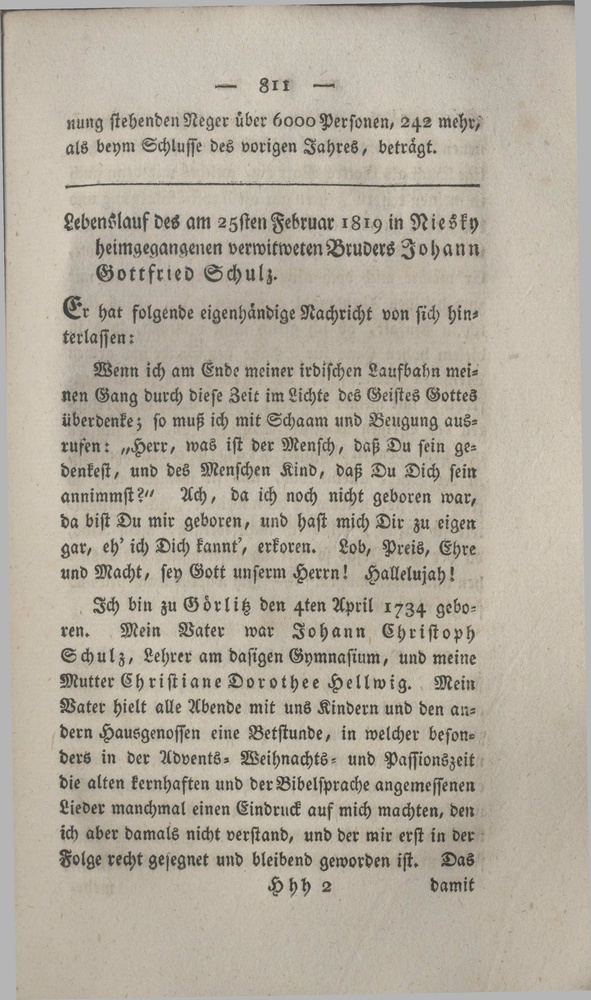
#> input picture test/data/jpg/1820_Schulz_Johann_Gottlieb/811.jpg, 591 x 1000 px, shrunk from 2087 x 3531 before the run; its folder holds only this picture in this run
$ jupyter execute --allow-errors code.ipynb
#> lines starting #> are read from the running program, lines starting #| are printed output that depends on the picture; after the words box and inside, x2 and y2 are one past the last pixel; in counts of white or black regions, pixels touching at a corner belong together
#> further down, img is the input picture: shape (1000, 591, 3); mean B, G, R 157.1, 170.8, 178.6
#> `inverted_image = cv2.bitwise_not(img)`:
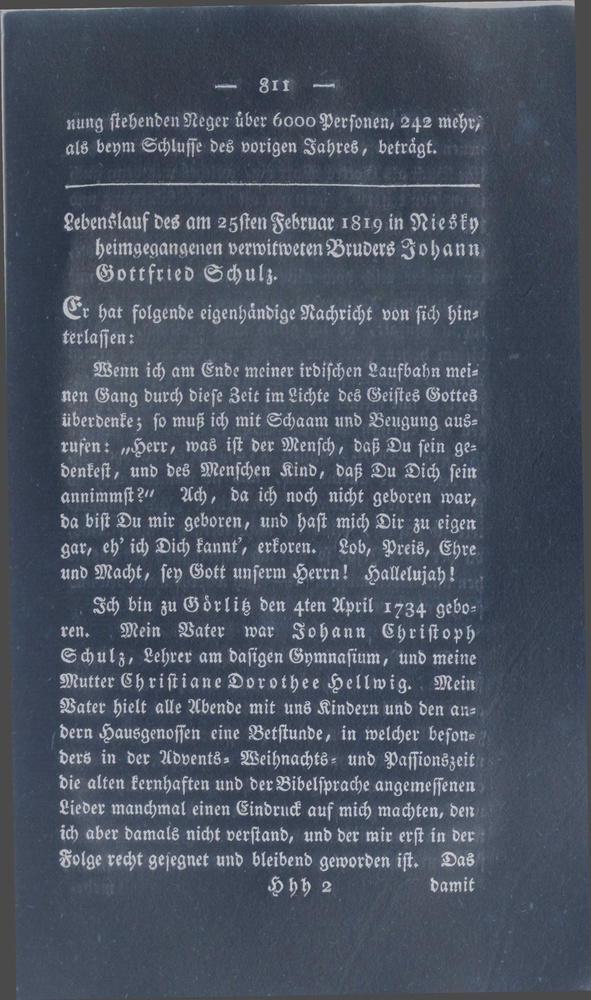
#> inverted_image: shape (1000, 591, 3); mean B, G, R 97.9, 84.2, 76.4
#> `_, binary_image = cv2.threshold(gray_image, 120, 255, cv2.THRESH_BINARY)`:
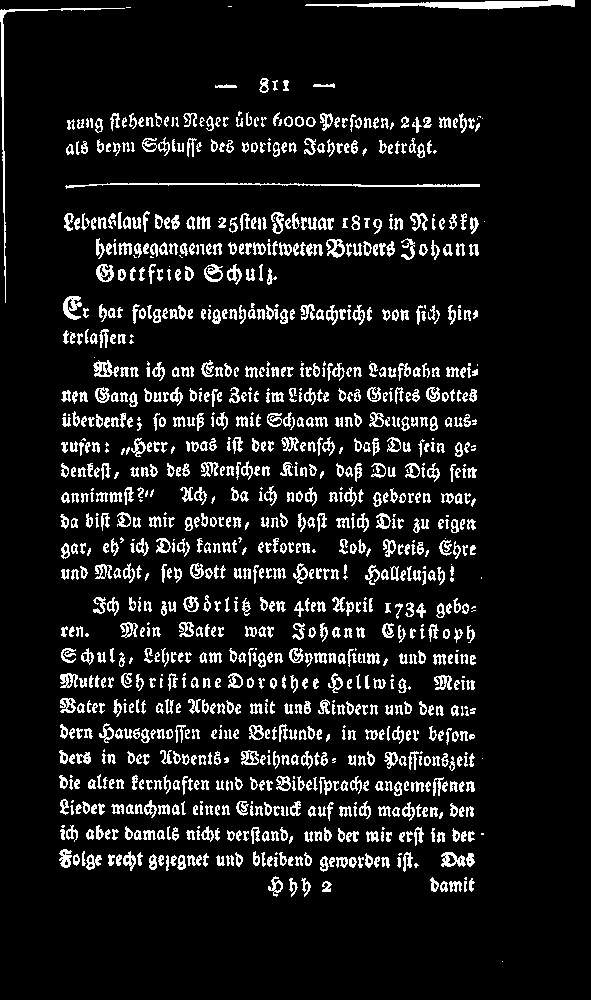
#> binary_image: shape (1000, 591); 10% white in thin lines or dots
# Von Digitalisaten zu Wissensgraphen: Eine automatisierte Extraktion und semantische Modellierung biographischer Daten am Beispiel von Lebensbeschreibungen der Herrnhuter Brüdergemeine

## OCR-Erkennung

- Daten werden als jpg importiert

[cell 1]
import cv2
import os
import pytesseract

[cell 2]
# Ordner mit den jpg-Dateien
base_folder = "data/jpg"

# Ordner für die TXT-Dateien
output_base = "data/txt"

#> (a cell that did not finish here is left out)

## NER-Erkennung und Erstellung von den XML-Dateien

### Grundstruktur von den XML-Dateien

[cell 4]
import re
import os
import xml.etree.ElementTree as ET
from xml.dom import minidom

[cell 5]
# Zugang zu den TXT-Dateien wird definiert
base_folder = "data/txt"

[cell 6]
#Textbereinigung
# [28 lines left out: function clean_text, not called in this run]

[cell 7]
# Die Dateien werden iteriert
for folder_name in os.listdir(base_folder):
    folder_path = os.path.join(base_folder, folder_name)

    if not os.path.isdir(folder_path):
        continue

    txt_files = sorted([f for f in os.listdir(folder_path) if f.lower().endswith('.txt')])

    if not txt_files:
        print(f"Keine .txt-Dateien in Ordner: {folder_name}")
        continue

    # === Erstelle die Root-Element der XML-Struktur ===
    root = ET.Element("TEI")
    root.set("version", "4.8.1")
    root.set("xmlns", "http://www.tei-c.org/ns/1.0")

        # teiHeader-Struktur
    headerTEI_el = ET.SubElement(root, "teiHeader")
    fileDesc_el = ET.SubElement(headerTEI_el, "fileDesc")
    titleStmt_el = ET.SubElement(fileDesc_el, "titleStmt")

    titleStmt_el.append(ET.Comment("Titel muss definiert werden. Nach der Korrektur wird der Kommentar gelöscht"))
    ET.SubElement(titleStmt_el, "title")

    titleStmt_el.append(ET.Comment("Autor muss definiert werden. Nach der Korrektur wird der Kommentar gelöscht"))
    ET.SubElement(titleStmt_el, "author")

    # respStmt
    respStmt_el = ET.SubElement(titleStmt_el, "respStmt")
    resp_el = ET.SubElement(respStmt_el, "resp")
    resp_el.text = "XML-Modelling compiled by"
    name_el = ET.SubElement(respStmt_el, "name")
    name_el.text = "Svetlana Yakutina"

    # publicationStmt
    publicationStmt_el = ET.SubElement(fileDesc_el, "publicationStmt")
    publisher_el = ET.SubElement(publicationStmt_el, "publisher")
    orgName_el = ET.SubElement(publisher_el, "orgName")
    orgName_el.text = "Verlag der Unitäts-Buchhandlung"

    pubPlace_el = ET.SubElement(publicationStmt_el, "pubPlace")
    pubPlace_el.text = "Gnadau (Germany)"

    availability_el = ET.SubElement(publicationStmt_el, "availability")
    p_header_el = ET.SubElement(availability_el, "p")
    orgName_el_ = ET.SubElement(p_header_el, "orgName")
    orgName_el_.text = "Memorial University of Newfoundland"

    publicationStmt_el.append(ET.Comment("Date muss definiert werden. Nach der Korrektur wird der Kommentar gelöscht"))
    ET.SubElement(publicationStmt_el, "date")

    publicationStmt_el.append(ET.Comment("Ref muss definiert werden. Nach der Korrektur wird der Kommentar gelöscht"))
    ET.SubElement(publicationStmt_el, "ref")

    # sourceDesc Struktur
    sourceDesc_el = ET.SubElement(fileDesc_el, "sourceDesc")
    bibl_el = ET.SubElement(sourceDesc_el, "bibl", type="j")
    bibl_el.text = "Nachrichten aus der Brüder-Gemeine"

    # biblFull Struktur
    biblFull_el = ET.SubElement(sourceDesc_el, "biblFull")
    titleStmt_el_ = ET.SubElement(biblFull_el, "titleStmt")
    ET.SubElement(titleStmt_el_, "title").text = "Nachrichten aus der Brüder-Gemeine"
    ET.SubElement(titleStmt_el_, "author").text = "Unbekannt"

    editionStmt_el = ET.SubElement(biblFull_el, "editionStmt")
    ET.SubElement(editionStmt_el, "edition").text = "Digitale Ausgabe der Zeitschrift"

    publicationStmt_el_ = ET.SubElement(biblFull_el, "publicationStmt")
    ET.SubElement(publicationStmt_el_, "publisher").text = "Verlag der Unitäts-Buchhandlung"

    seriesStmt_el = ET.SubElement(biblFull_el, "seriesStmt")
    title_el__ = ET.SubElement(seriesStmt_el, "title", level="j", type="main")
    title_el__.text = "Nachrichten aus der Brüder-Gemeine"
    ET.SubElement(seriesStmt_el, "biblScope", unit="volume").text = "1856-1894"
    seriesStmt_el.append(ET.Comment("Erscheinungsjahr muss definiert werden"))
    seriesStmt_el.append(ET.Comment("Seiten müssen definiert werden"))
    ET.SubElement(seriesStmt_el, "biblScope", unit="issue")
    ET.SubElement(seriesStmt_el, "biblScope", unit="page")

    notesStmt_el = ET.SubElement(biblFull_el, "notesStmt")
    note_el = ET.SubElement(notesStmt_el, "note", type="fileFormat")
    note_el.text = "application/pdf"

    # msDesc Struktur
    msDesc_el = ET.SubElement(sourceDesc_el, "msDesc")
    msIdentifier_el = ET.SubElement(msDesc_el, "msIdentifier")
    ET.SubElement(msIdentifier_el, "repository").text = "Memorial University of Newfoundland"
    idno_el = ET.SubElement(msIdentifier_el, "idno")
    idno_el_ = ET.SubElement(idno_el, "idno", type="URLCatalogue")
    idno_el_.text = "https://dai.mun.ca/digital/nachrichten/"

    # === Textstruktur ===
    text_el = ET.SubElement(root, "text")
    body_el = ET.SubElement(text_el, "body")
    div_el = ET.SubElement(body_el, "div")

    # Durchlaufe alle TXT-Dateien
    for txt_file in txt_files:
        txt_file_path = os.path.join(folder_path, txt_file)
        with open(txt_file_path, 'r', encoding='utf-8') as f:
            raw_text = f.read()
        clean = clean_text(raw_text)

        file_base = os.path.splitext(txt_file)[0]
        pb_el = ET.SubElement(div_el, "pb", n=file_base)

        paragraphs = clean.split('\n\n')
        for para in paragraphs:
            para = para.strip()
            if para:
                p_el = ET.SubElement(div_el, "p")
                p_el.text = para

    # XML-Datei erzeugen
    xml_str = ET.tostring(root, encoding='utf-8')
    pretty_xml = minidom.parseString(xml_str).toprettyxml(indent="  ")

    os.makedirs("data/xml", exist_ok=True)
    output_filename = f"{folder_name}.xml"
    output_path = os.path.join("data/xml", output_filename)

    with open(output_path, 'w', encoding='utf-8') as output_file:
        output_file.write(pretty_xml)

    print(f"XML-Datei erstellt: {output_path}")

### NER-Erkennung

[cell 8]
import spacy
import os
import re
from lxml import etree as ET

#> (a cell that did not finish here is left out)

[cell 10]
# Daten importieren
input_dir = 'data/xml'

[cell 11]
# [60 lines left out: functions clean_text, append_text, mark_entities_et, not called in this run]

[cell 12]
# [14 lines left out: function append_text, not called in this run]

[cell 13]
# Namespace-Map für TEI
ns = {'tei': 'http://www.tei-c.org/ns/1.0'}

input_dir = 'data/xml'

# Durch alle XML-Dateien im Eingabeverzeichnis iterieren
#> (the rest of this cell did not finish here and is left out)

## Relation-Erkennung

### Daten vorbereiten

#### Extraktion der erwähnten Personen-, Organisations- und Ortsnamen

[cell 14]
import os
import json
import re
from lxml import etree as ET

[cell 15]
# Namespace muss außerhalb des Imports definiert werden
ns = {'tei': 'http://www.tei-c.org/ns/1.0'}

[cell 16]
input_dir = 'data/xml_kor'
output_file = 'data/json/erwähnte_NER.json'

[cell 17]
# Funktion zum Säubern der Texte (Zeilenumbrüche, Leerzeichen etc.)
# [5 lines left out: function clean_text, not called in this run]

[cell 18]
all_results = []

#> (a cell that did not finish here is left out)

#### Sätzenextraktion

[cell 20]
import os
import json
import re
from lxml import etree as ET

[cell 21]
# Pfade
input_dir = 'data/xml_kor'
output_file = 'data/json/sätze.json'

[cell 22]
# XML-Namespaces
ns = {'tei': 'http://www.tei-c.org/ns/1.0'}

[cell 23]
# Entfernung von Leerzeichen, Tabs, Zeilenumbrüche usw.
# [5 lines left out: function clean_text, not called in this run]

[cell 24]
all_results = []

# Alle XML-Dateien im Verzeichnis durchgehen
#> (the rest of this cell did not finish here and is left out)

[cell 25]
# Sicherstellen, dass das Ausgabe-Verzeichnis existiert
os.makedirs(os.path.dirname(output_file), exist_ok=True)

# Ergebnisse als JSON speichern
with open(output_file, 'w', encoding='utf-8') as f:
    json.dump(all_results, f, ensure_ascii=False, indent=2)

print(f"Ergebnisse wurden in {output_file} gespeichert.")

### Relation erkennen

[cell 26]
import json
from pydantic import BaseModel, Field
from langchain.chat_models import ChatOllama
from langchain.prompts import PromptTemplate, SystemMessagePromptTemplate, HumanMessagePromptTemplate, ChatPromptTemplate
from langchain.chains import LLMChain
from langchain.output_parsers import PydanticOutputParser

[cell 27]
# Neue Entity- und Relationstypen
entity_types = ['person', 'location', 'organization', 'date']

relation_types = [
    # Biografische Basisdaten
    "geboren_in", "geboren_am",
    "gestorben_in", "gestorben_am",
    "begraben_in",

    # Wohn- und Wirkorte
    "wohnhaft_in", "lebte_in", "wirkte_in", "aufenthalt_in",

    # Bildung und Beruf
    "ausgebildet_in", "studierte_an",
    "lehre_als", "lehre_bei",
    "tätig_als", "tätig_bei",
    "war", "beschäftigt_bei", "mitglied_von",
    "war_eingeschult", "unterrichtet_in",

    # Familie
    "verheiratet_mit", "kind_von", "eltern_von", "geschwister_von",

    # Religion & Kirche
    "getauft_am", "beigetreten_am", "konfirmiert_am", "hat_heiliges_abendmahl",

    # Interessen & Themen
    "interessiert_sich_für", "beschäftigt_sich_mit", "forscht_zu", "schreibt_über",

    # Reisen & Aufenthalte
    "gereist_nach", "besucht", "angekommen_in", "abgereist_aus",
    "aufgehalten_in", "zurückgekehrt_nach", "verließ", "war_in", "war_am", "gefahren_nach"]

#> (a cell that did not finish here is left out)

#> (a cell that did not finish here is left out)

#> (a cell that did not finish here is left out)

#> (a cell that did not finish here is left out)

#> (a cell that did not finish here is left out)

[cell 33]
# Lade Eingabedaten
with open("data/json/sätze.json", "r", encoding="utf-8") as f:
    input_data = json.load(f)

[cell 34]
results = []

# Extraktion starten
for entry in input_data:
    result = chain.run(
        entity_types=entity_types,
        relation_types=relation_types,
        text=entry["text"],
        personen=", ".join(entry.get("personen", [])),
        orte=", ".join(entry.get("orte", [])),
        date=", ".join(entry.get("date", [])),
        organisationen=", ".join(entry.get("organisationen", []))
    )
    results.append({
        "input": entry,
        "extracted_relations": result
    })

# Speichere Ergebnisse
with open("data/json/graph.json", "w", encoding="utf-8") as f:
    json.dump(results, f, ensure_ascii=False, indent=2)

print("Extraktion abgeschlossen. Ergebnisse gespeichert in 'graph.json'.")

[cell 35]
import json

# Input-Datei laden
with open("data/json/graph.json", 'r', encoding='utf-8') as f:
    data = json.load(f)

# Ergebnisliste initialisieren
output = []

for entry in data:
    input_data = entry.get("input", {})
    relations_str = entry.get("extracted_relations", "[]")

    try:
        relations = json.loads(relations_str)
    except json.JSONDecodeError:
        relations = []

    transformed = {
        "text": input_data.get("text", ""),
        "ref": input_data.get("ref", ""),
        "datei": input_data.get("datei", ""),
        "autor": input_data.get("autor", ""),
        "graph": relations  # genau hier: Liste von Relationen
    }

    output.append(transformed)

# Ausgabe-Datei schreiben
with open('data/json/graphen.json', 'w', encoding='utf-8') as f:
    json.dump(output, f, indent=2, ensure_ascii=False)

## Daten anreichnern

[cell 36]
import json
import pandas as pd
import requests

[cell 37]
with open("data/json/graphen.json", "r", encoding="utf-8") as f:
    data = json.load(f)

[cell 38]
# DataFrame strukturieren
records = []
for entry in data:
    for g in entry.get("graph", []):
        records.append({
            "text": entry.get("text", ""),
            "ref": entry.get("ref", ""),
            "nbg": "",
            "datei": entry.get("datei", ""),
            "autor": entry.get("autor", ""),
            "subjekt": g.get("subjekt", ""),
            "subjekt_type": g.get("subjekt_type", ""),
            "q_subjekt": "",
            "prädikat": g.get("prädikat", ""),
            "p_wert": "",
            "objekt": g.get("objekt", ""),
            "objekt_type": g.get("objekt_type", ""),
            "q_objekt":"",
            "zeit": g.get("zeit", "")
        })

$ run again, on test/data/jpg/1823_Bonatz_Johanna/213.jpg
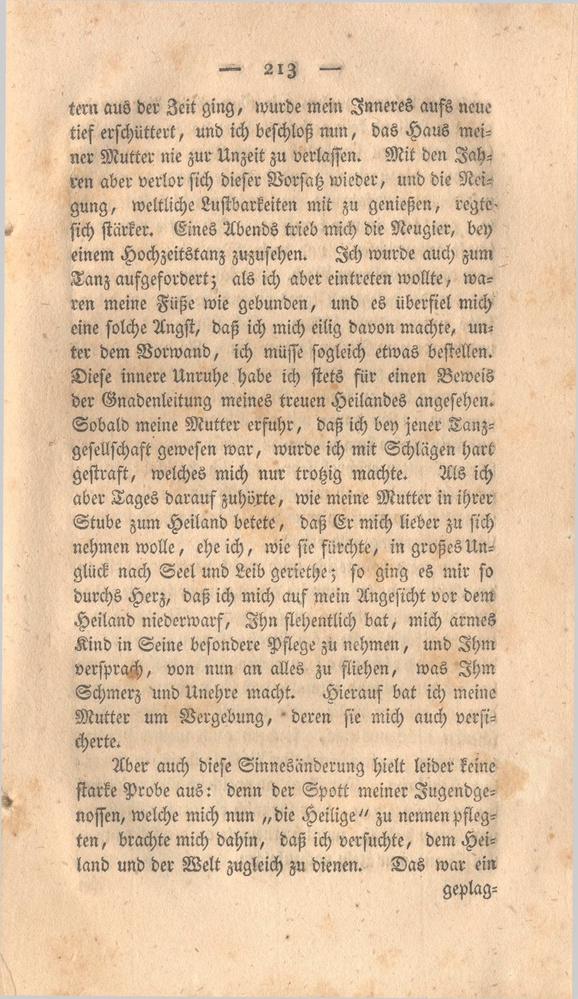
#> input picture test/data/jpg/1823_Bonatz_Johanna/213.jpg, 578 x 999 px, shrunk from 1996 x 3450 before the run
#> img is the input picture: shape (999, 578, 3); mean B, G, R 163, 193.4, 221.4
#> `gray_image = cv2.cvtColor(inverted_image, cv2.COLOR_BGR2GRAY)`:
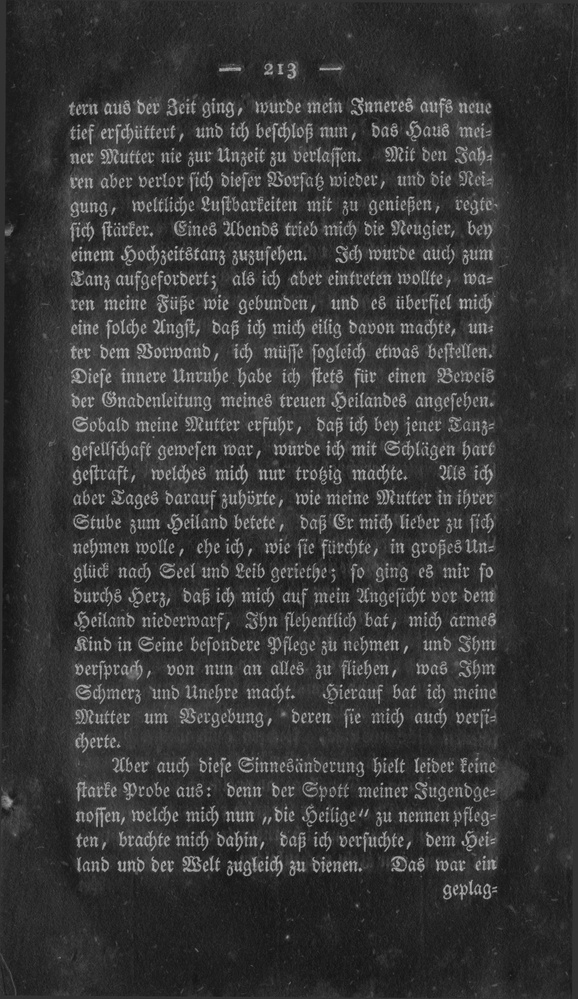
#> gray_image: shape (999, 578); min 16, max 192, mean 56.7
#> `_, binary_image = cv2.threshold(gray_image, 120, 255, cv2.THRESH_BINARY)`:
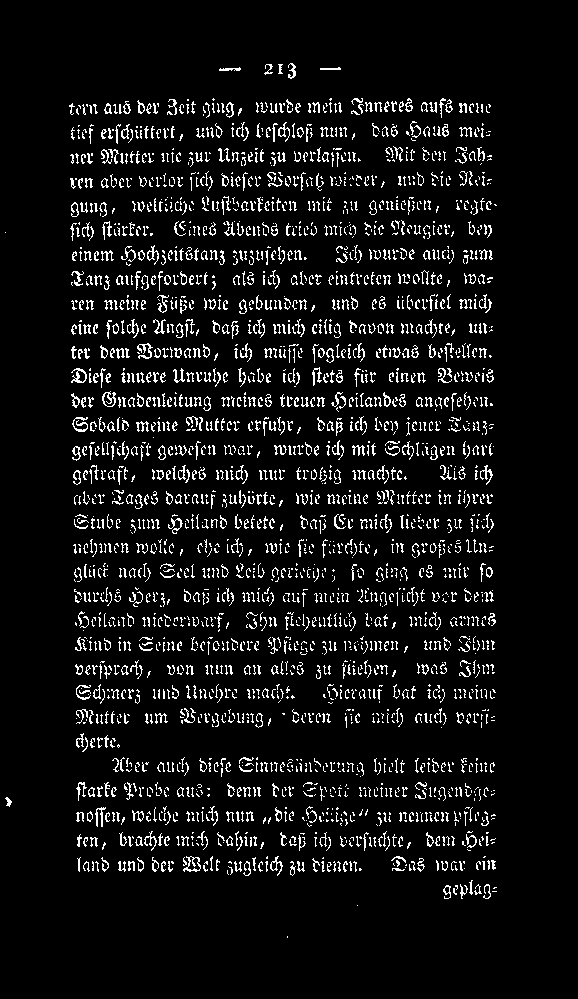
#> binary_image: shape (999, 578); 7.4% white in thin lines or dots, all inside (x1, y1, x2, y2) = (5, 63, 497, 938)

$ run again, on test/data/jpg/1820_Schulz_Johann_Gottlieb/814.jpg
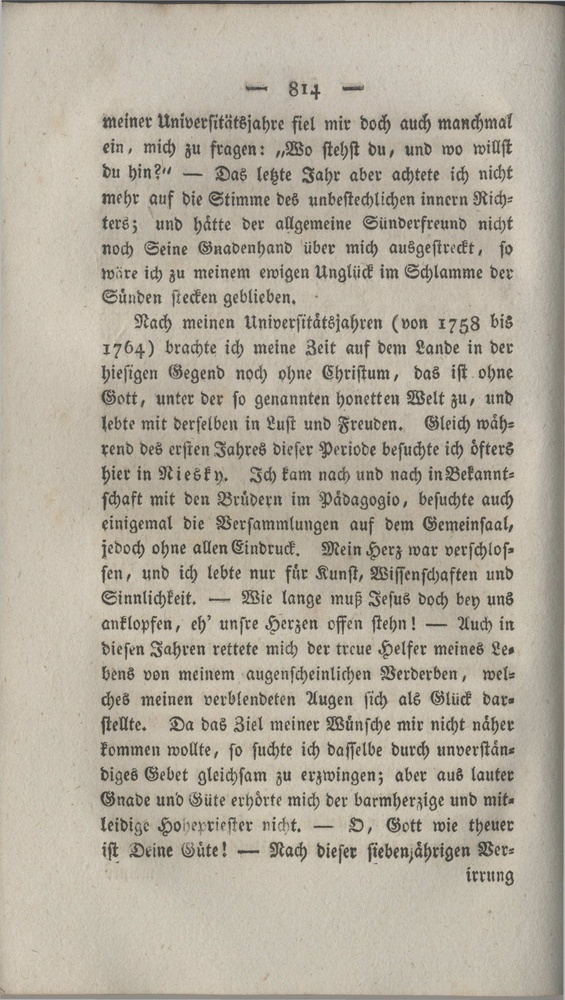
#> input picture test/data/jpg/1820_Schulz_Johann_Gottlieb/814.jpg, 565 x 1000 px, shrunk from 2023 x 3579 before the run
#> img is the input picture: shape (1000, 565, 3); mean B, G, R 157.1, 171.5, 179.2
#> `inverted_image = cv2.bitwise_not(img)`:
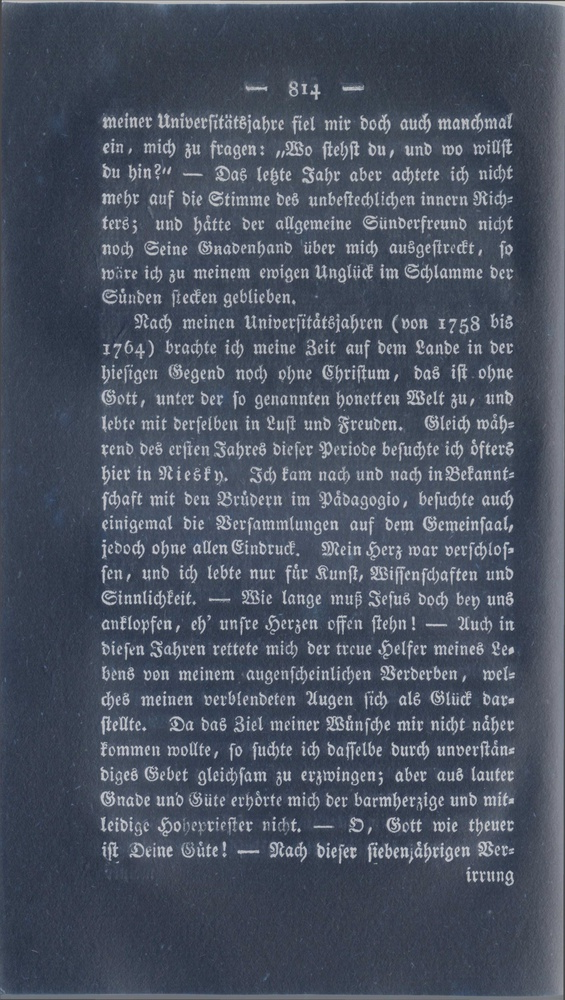
#> inverted_image: shape (1000, 565, 3); mean B, G, R 97.9, 83.5, 75.8
#> `_, binary_image = cv2.threshold(gray_image, 120, 255, cv2.THRESH_BINARY)`:
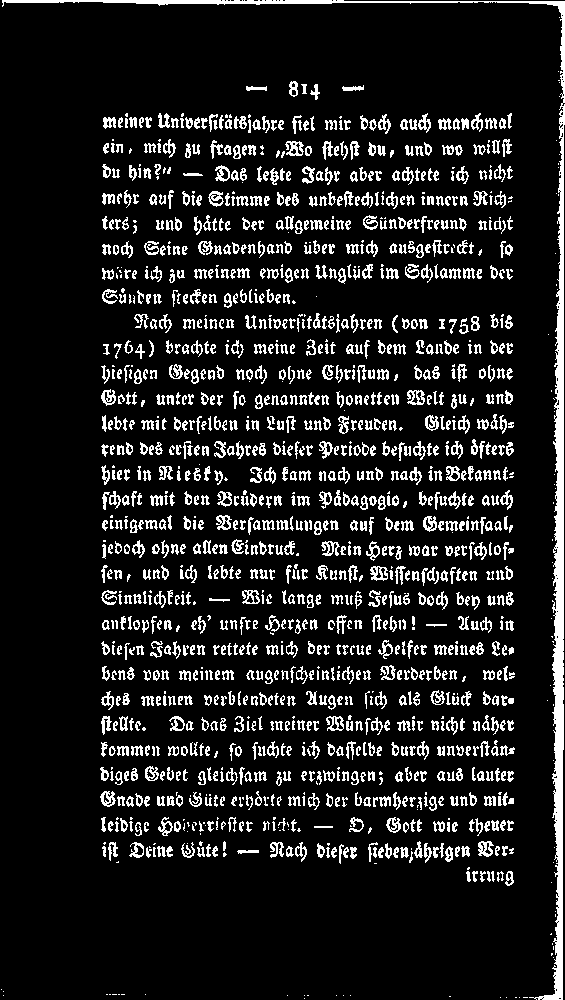
#> binary_image: shape (1000, 565); 12.2% white in thin lines or dots
